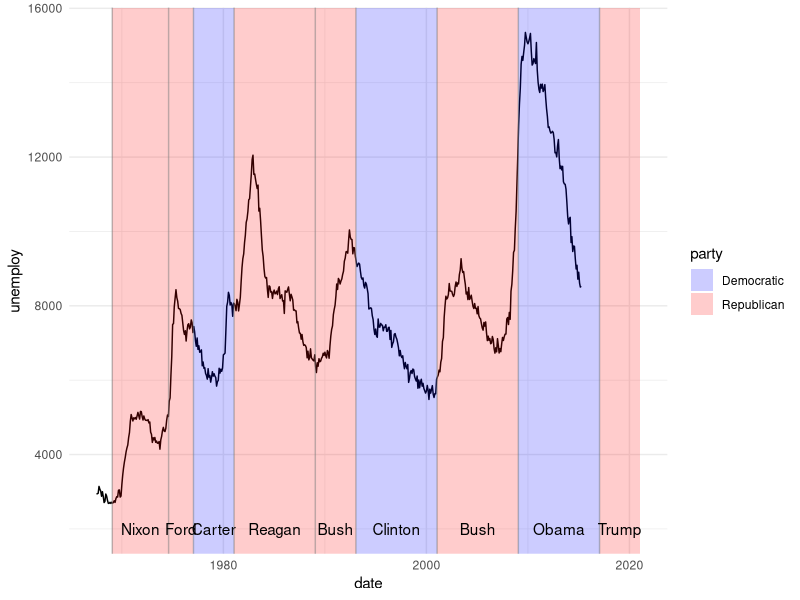
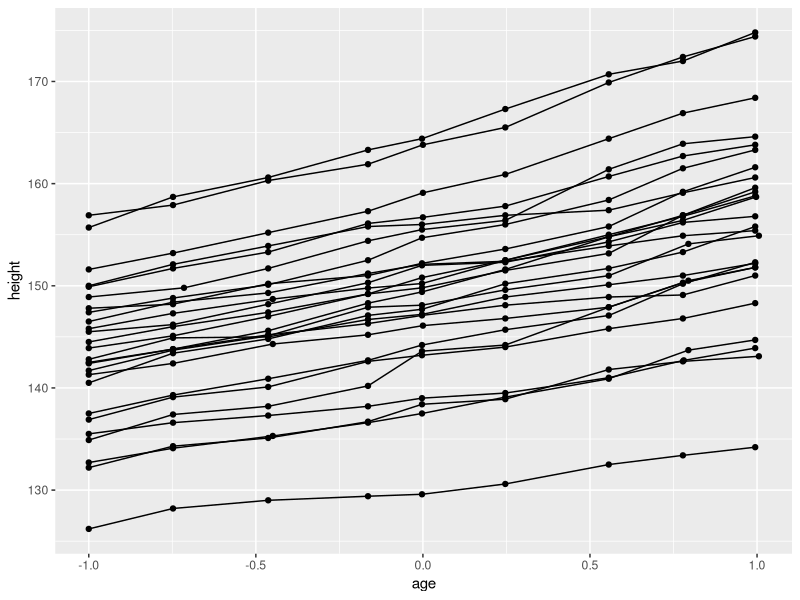
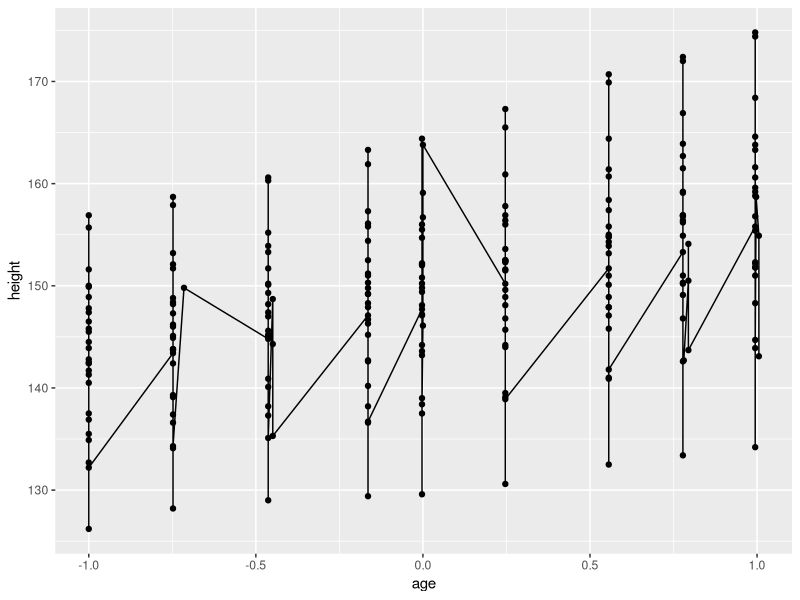
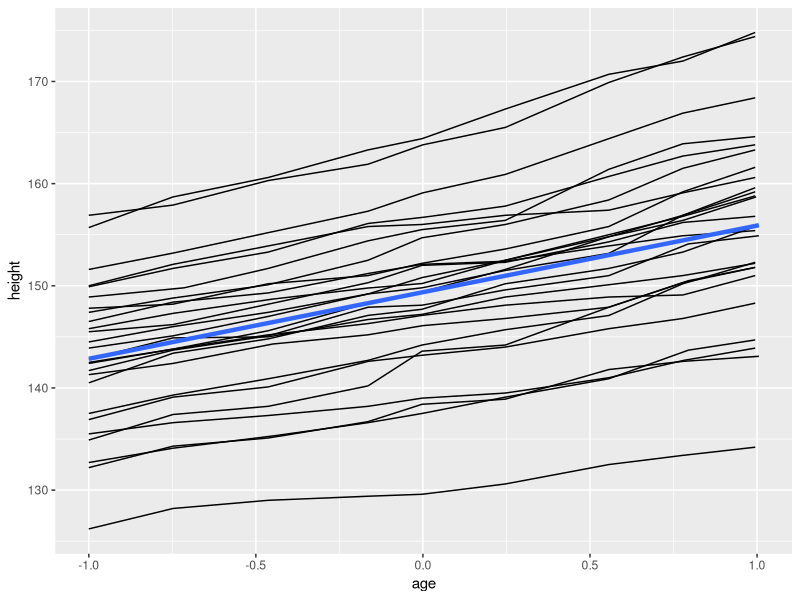
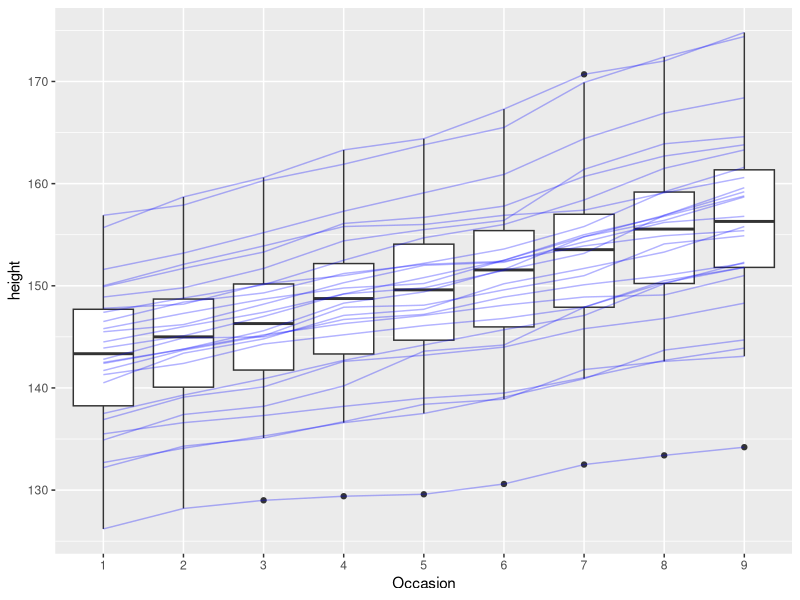
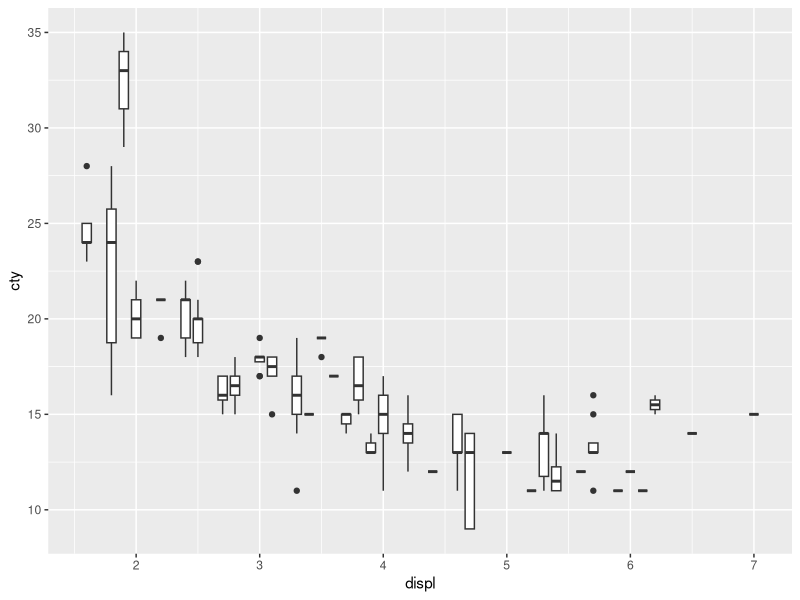
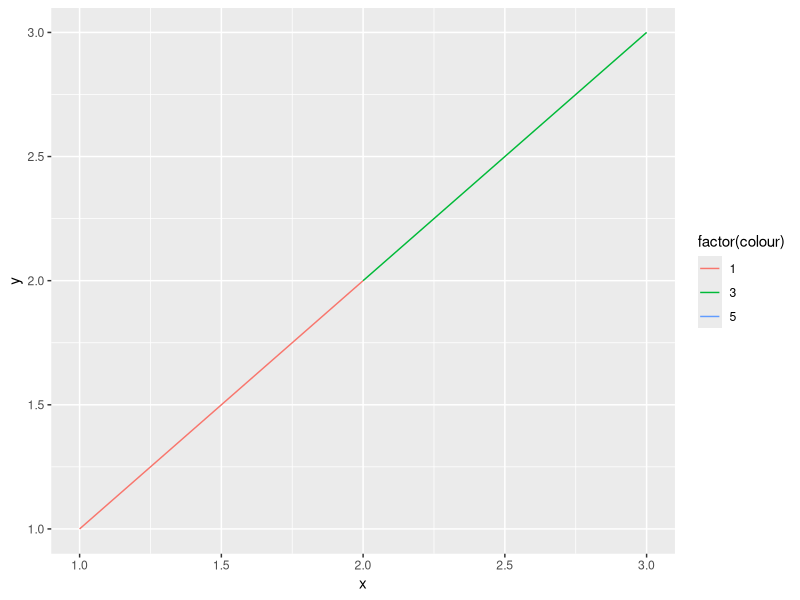

Write R code to recreate these figures, in order.
library(tidyverse)

# Unemployment numbers by president
presidents <- subset(presidential, start > economics$date[1])
presidents$x_pos <- presidents$start + (presidents$end - presidents$start) / 2

ggplot(economics) +
  geom_line(aes(date, unemploy)) +
  geom_rect(data=presidents,
            aes(xmin=start, xmax=end, fill=party), 
            ymin=-Inf, ymax=Inf, alpha=0.2) +
  geom_vline(data=presidents,
             aes(xintercept=as.numeric(start)),
             colour="grey50",
             alpha=0.5) +
  geom_text(data=presidents,
            aes(x=x_pos, y=2000, label=name)) +
  scale_fill_manual(values=c("blue", "red")) +
  theme_minimal()

# Grouping variables
data(Oxboys, package="nlme")
# Oxboys is a longitudinal dataset, measuring the height of 26 subjects
# (boys) on 9 seperate occassions. It also contains the centered ages


ggplot(Oxboys, aes(age, height, group=Subject)) +
  geom_point() +
  geom_line()

# Each Subject's data is individually grouped, and then seperately mapped using the
# same aesthetic (points & lines in this case).
# Compare this to the same plot without specifying the group variable:
ggplot(Oxboys, aes(age, height)) +
  geom_point() +
  geom_line()


ggplot(Oxboys, aes(age, height)) +
  geom_line(aes(group=Subject)) +
  geom_smooth(method="lm", se=F, size=1.5)

ggplot(Oxboys, aes(Occasion, height)) +
  geom_boxplot() +
  geom_line(colour="blue", mapping=aes(group=Subject), alpha=0.3)


ggplot(mpg, aes(displ, cty)) +
  geom_boxplot(aes(group=displ))

df <- data.frame(x=1:3, y=1:3, colour=c(1, 3, 5))
ggplot(df, aes(x, y, colour=factor(colour), group=1)) +
  geom_line()
